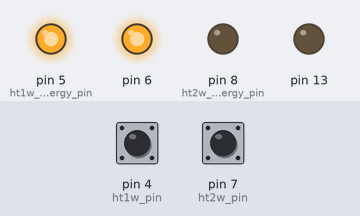
A sketch run on a simulated Arduino Uno, built with avr-gcc and run on an emulated ATmega328P. On the bench: output pins drawn as LEDs (lit = HIGH). The inputs (shaded band) are chosen by the test bench; at power-on: pin 4 (ht1w_pin) HIGH, pin 7 (ht2w_pin) HIGH. What the sketch prints to the serial monitor is not drawn.

Above: at 0.3 s.
At 25.0 s:
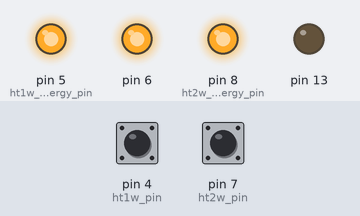
At 29.5 s:
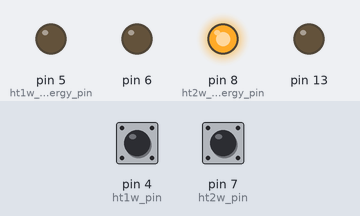
At 38.5 s:
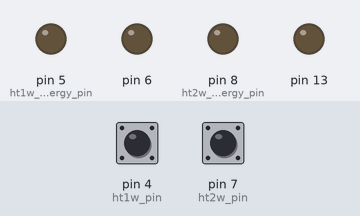
Timing chart, 0 to 39.4 s (numbered marks = the images above):
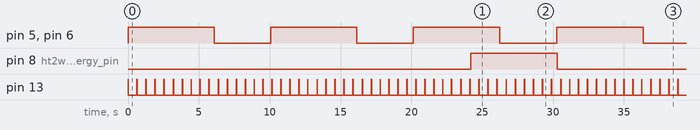

The sketch:

teste-ht.ino
```cpp
  uint32_t now;

  byte ht1w_pin = 4;
  byte ht1w_energy_pin = 5;
  float ht1w_hum;
  int16_t ht1w_hum_raw;
  float ht1w_temp;
  int16_t ht1w_temp_raw;
  bool hasNewHT1w = false;

  byte ht2w_pin = 7;
  byte ht2w_energy_pin = 8;
  float ht2w_hum;
  int16_t ht2w_hum_raw;
  float ht2w_temp;
  int16_t ht2w_temp_raw;
  bool hasNewHT2w = false;

void ht1w_begin(void)
{
  pinMode(ht1w_energy_pin, OUTPUT);
  digitalWrite(ht1w_energy_pin, LOW);
  pinMode(6, OUTPUT);
  digitalWrite(6, LOW);
}

void ht2w_begin(void)
{
  pinMode(ht2w_energy_pin, OUTPUT);
  digitalWrite(ht2w_energy_pin, LOW);
}

void read_ht1w(void)
{
  static enum { stopped, waiting, waking, reading } status = stopped;
  static uint32_t timeStamp = -4000;
  static bool first = true;

  switch (status) {
    case stopped:
      if (now - timeStamp >= 4000) {
        // energize the sensor
        digitalWrite(ht1w_energy_pin, HIGH);
        digitalWrite(6, HIGH);
        first = true;
        status = waiting;
        timeStamp = now;
      }
      break;
    case waiting:
      if (now - timeStamp >= 3000) {
        // wake the sensor up
        pinMode(ht1w_pin, OUTPUT);
        digitalWrite(ht1w_pin, LOW);
        timeStamp = now;
        status = waking;
      }
      break;
    case waking:
      if (now - timeStamp > 2) {
        // it should be awaken, let's read
        status = reading;
        //timeStamp = now;
      }
      break;
    case reading:
      byte buf[5] = {1,2,3,4,5};
      // max number of times to read the pin value
      // so that in case of comm error we don't get stuck
      // value must be changed for faster processor
      uint16_t timeout = 10000;

      // time critical -- cannot be interrupted
      noInterrupts();
      // let the sensor be in control
      pinMode(ht1w_pin, INPUT_PULLUP);
      while (timeout && digitalRead(ht1w_pin) == LOW) timeout--;
      // the sensor should put the pin on low and then on high, for ~80us each
      while (timeout && digitalRead(ht1w_pin) == HIGH) timeout--;
      while (timeout && digitalRead(ht1w_pin) == LOW) timeout--;
      // now it should put it on low to start the first bit
      while (timeout && digitalRead(ht1w_pin) == HIGH) timeout--;

      // read 5 bytes
      for (int i=0; timeout && i<5; i++) {
        byte b; // accumulate the bits here before putting in buf
        // for each byte, we need 8 bits
        for (byte bit=0; bit<8; bit++) {
          byte count_low = 0, count_high = 0;
          b <<= 1;
          while (timeout && digitalRead(ht1w_pin) == LOW) {
            count_low += 3;
            timeout--;
          }
          while (timeout && digitalRead(ht1w_pin) == HIGH) {
            count_high += 4;
            timeout--;
          }
          if (count_high > count_low) { // bit is 1 if more time on high than low
            b |= 1;
          } // else, bit on b is already 0
        }
        buf[i] = b;
      }
      interrupts();
      // end of time-critical section
      if (first) {
        first = false;
        status = waiting;
      } else {
        if (timeout && buf[4] == ((buf[0] + buf[1] + buf[2] + buf[3]) & 0xFF)) {
          ht1w_hum_raw = ((buf[0] << 8) | buf[1]);
          ht1w_hum = ht1w_hum_raw / 10.0;
          ht1w_temp_raw = (((buf[2] & 0x7f) << 8) | buf[3]);
          if (buf[2] & 0x80) ht1w_temp_raw = -ht1w_temp_raw;
          ht1w_temp = ht1w_temp_raw / 10.0;
          hasNewHT1w = true;
          //Serial.print(timeout);
        }
        status = stopped;
        //timeStamp = now;
        digitalWrite(ht1w_energy_pin, LOW);
        digitalWrite(6, LOW);
      }
      break;
  }
}
void read_ht2w(void)
{
  static enum { stopped, waiting, waking, reading } status = stopped;
  static uint32_t timeStamp;
  static bool first = true;

  switch (status) {
    case stopped:
      if (now - timeStamp >= 24000) {
        // energize the sensor
        digitalWrite(ht2w_energy_pin, HIGH);
        first = true;
        status = waiting;
        timeStamp = now;
      }
      break;
    case waiting:
      if (now - timeStamp >= 3000) {
        // wake the sensor up
        pinMode(ht2w_pin, OUTPUT);
        digitalWrite(ht2w_pin, LOW);
        timeStamp = now;
        status = waking;
      }
      break;
    case waking:
      if (now - timeStamp > 2) {
        // it should be awaken, let's read
        status = reading;
        //timeStamp = now;
      }
      break;
    case reading:
      byte buf[5] = {1,2,3,4,5};
      // max number of times to read the pin value
      // so that in case of comm error we don't get stuck
      // value must be changed for faster processor
      uint16_t timeout = 10000;

      // time critical -- cannot be interrupted
      noInterrupts();
      // let the sensor be in control
      pinMode(ht2w_pin, INPUT_PULLUP);
      while (timeout && digitalRead(ht2w_pin) == LOW) timeout--;
      // the sensor should put the pin on low and then on high, for ~80us each
      while (timeout && digitalRead(ht2w_pin) == HIGH) timeout--;
      while (timeout && digitalRead(ht2w_pin) == LOW) timeout--;
      // now it should put it on low to start the first bit
      while (timeout && digitalRead(ht2w_pin) == HIGH) timeout--;

      // read 5 bytes
      for (int i=0; timeout && i<5; i++) {
        byte b; // accumulate the bits here before putting in buf
        // for each byte, we need 8 bits
        for (byte bit=0; bit<8; bit++) {
          byte count_low = 0, count_high = 0;
          b <<= 1;
          while (timeout && digitalRead(ht2w_pin) == LOW) {
            count_low += 3;
            timeout--;
          }
          while (timeout && digitalRead(ht2w_pin) == HIGH) {
            count_high += 4;
            timeout--;
          }
          if (count_high > count_low) { // bit is 1 if more time on high than low
            b |= 1;
          } // else, bit on b is already 0
        }
        buf[i] = b;
      }
      interrupts();
      // end of time-critical section
      if (first) {
        first = false;
        status = waiting;
      } else {
        if (timeout && buf[4] == ((buf[0] + buf[1] + buf[2] + buf[3]) & 0xFF)) {
          ht2w_hum_raw = ((buf[0] << 8) | buf[1]);
          ht2w_hum = ht2w_hum_raw / 10.0;
          ht2w_temp_raw = (((buf[2] & 0x7f) << 8) | buf[3]);
          if (buf[2] & 0x80) ht2w_temp_raw = -ht2w_temp_raw;
          ht2w_temp = ht2w_temp_raw / 10.0;
          hasNewHT2w = true;
          //Serial.print(timeout);
        }
        status = stopped;
        //timeStamp = now;
        digitalWrite(ht2w_energy_pin, LOW);
      }
      break;
  }
}

bool hasNewHeartbeat = false;
byte heartbeat_value = 0;

void heartbeat_begin(void)
{
  pinMode(13, OUTPUT);
}

void heartbeat_verify(void)
{
  int x = now/125;
  digitalWrite(13, x&1 && !(x&12) && x&16 ? HIGH : LOW);

  byte v = (x&0x40) == 0;
  if (v != heartbeat_value) {
    heartbeat_value = v;
    hasNewHeartbeat = true;
  }
}

#define NACTUATORS 0
int8_t actuators[NACTUATORS];

void received_actuator_data(uint8_t actuator, int8_t data)
{
  if (actuator < NACTUATORS) {
    actuators[actuator] = data;
  }
}

/*
void verify_comm(void)
{
  msg m;
  if(msg_get_msg(&m)) {
    uint8_t type = msg_getbyte(&m);
    if (type == '1') {
      uint8_t actuator;
      int8_t data;
      actuator = msg_getbyte(&m);
      data = msg_getbyte(&m);
      received_actuator_data(actuator, data);
    }
  }
}
*/

bool tapiscando = false;
byte npisca;
long proxima_inversao;
bool estado = false;

void verify_pisca()
{
  if (!tapiscando) return;
  if (proxima_inversao > now) return;
  estado = !estado;
  if (estado) {
    digitalWrite(13, HIGH);
    if (npisca == 0) {
      proxima_inversao = now + 30;
    } else {
      proxima_inversao = now + 125;
    }
  } else {
    digitalWrite(13, LOW);
    if (npisca <= 1) {
      proxima_inversao = now + 600;
      tapiscando = false;
    } else {
      proxima_inversao = now + 250;
      npisca--;
    }
  }
}

void setup() {
  ht1w_begin();
  ht2w_begin();
  heartbeat_begin();
  //msg_begin();
  Serial.begin(115200);
  Serial.println("Start");
}

int d = 0;

void loop() {
  now = millis();

  read_ht1w();
  read_ht2w();
  //heartbeat_verify();

  //verify_comm();
  verify_pisca();
  if (!tapiscando) {
    if (d == 0) { npisca = ht1w_temp_raw / 100; d = 1; }
    else if (d == 1) { npisca = (ht1w_temp_raw / 10) % 10; d = 2; }
    else { npisca = 0; d = 0; }
    tapiscando = true;
  }

  if (hasNewHT1w) {
    Serial.print(now/1000);
    Serial.print(" H1 ");
    Serial.print(ht1w_hum_raw);
    Serial.print(" T1 ");
    Serial.println(ht1w_temp_raw);
    hasNewHT1w = false;
  }
  if (hasNewHT2w) {
    Serial.print(now/1000);
    Serial.print(" H2 ");
    Serial.print(ht2w_hum_raw);
    Serial.print(" T2 ");
    Serial.println(ht2w_temp_raw);
    hasNewHT2w = false;
  }
  /*
  uint8_t nsensors = 0;
  if (hasNewHT1w) nsensors += 2;
  if (hasNewHeartbeat) nsensors += 1;
  if (nsensors == 0) return;

  if (msg_start()) {
    msg_putbyte('2');
    msg_putbyte(nsensors);
    if (hasNewHT1w) {
      msg_putbyte(0);
      msg_putword(ht1w_hum_raw);
      msg_putbyte(1);
      msg_putword(ht1w_temp_raw);
    }
    if (hasNewHeartbeat) {
      msg_putbyte(255);
      msg_putword(heartbeat_value);
    }
    if (msg_end()) {
      hasNewHT1w = false;
      hasNewHeartbeat = false;
    }
  }
*/
}
```

Measured:
- by itself, pin 5 (ht1w_energy_pin), pin 6: alternates HIGH for 6.1 s and LOW for 4.0 s
- by itself, pin 8 (ht2w_energy_pin): alternates HIGH for 6.1 s and LOW for 24.2 s
- by itself, pin 13: alternates HIGH for 0.03 s and LOW for 0.60 s
